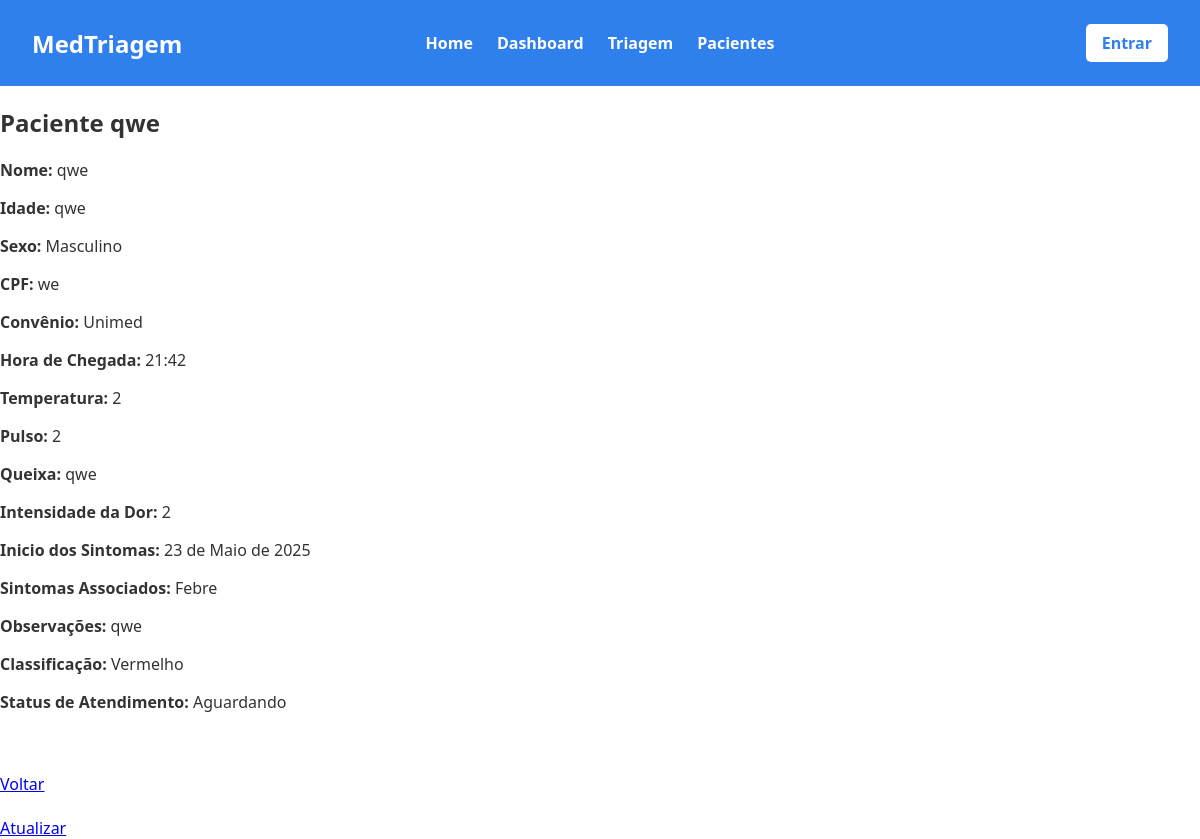
Screenshot of /master/detail/2 with the database file from the repository.
### triagem/models.py (models this page shows, shortened)
class Paciente(models.Model):
    Sexualidade = [
        ('Masculino', 'Masculino'),
        ('Feminino', 'Feminino'),
    ]
    Convenios = [
        ('SUS', 'SUS'),
        ('Unimed', 'Unimed'),
        ('Hapvida', 'Hapvida'),
        ('Amil', 'Amil'),
        ('Bradesco Saude', 'Bradesco Saude'),
    ]
    Status = [
        ('Aguardando', 'Aguardando'),
        ('Em atendimento', 'Em atendimento'),
        ('Concluido', 'Concluido'),
    ]
    Sintomas = [
        ('Febre', 'Febre'),
        ('Dor de Cabeça', 'Dor de Cabeça'),
        ('Falta de Ar', 'Falta de Ar'),
        ('Náusea/Vômito', 'Náusea/Vômito'),
        ('Tontura', 'Tontura'),
        ('Fraqueza', 'Fraqueza'),
    ]
    Risco = [
        ('Vermelho', 'Emergência'),
        ('Laranja', 'Muito Urgente'),
        ('Amarelo', 'Urgente'),
        ('Verde', 'Pouco Urgente'),
        ('Azul', 'Não Urgente'),
    ]
    nome = models.CharField(max_length=100)
    idade = models.CharField(max_length=3)
    sexo = models.CharField(choices=Sexualidade, max_length=50)
    cpf = models.CharField(max_length=11)
    convenio = models.CharField(choices=Convenios, max_length=50)
    hora_chegada = models.TimeField(blank=True, null=True)
    temperatura = models.CharField(max_length=2)
    pulso = models.CharField(max_length=2)
    queixa = models.CharField(max_length=1000)
    dor = models.IntegerField(validators=[MinValueValidator(0), MaxValueValidator(10)])
    inicio_sintomas = models.DateField(blank=True, null=True)
    sintomas_associados = models.CharField(choices=Sintomas, max_length=50)
    observacoes = models.CharField(blank=True, null=True, max_length=1000)
    classificacao = models.CharField(choices=Risco, max_length=50)
    status_atendimento = models.CharField(max_length=20, choices=Status, default='Esperando')

### triagem/views.py (the view)
# urls.py: path('detail/<int:pk>', detail_view, name='mostrar'),
def detail_view(request, pk):
    paciente = Paciente.objects.get(pk = pk)
    if paciente:
        return render(request, 'site/detalhes.html', {'paciente': paciente})

### triagem/templates/site/detalhes.html (shortened to what this page needs)
{% load static %}
<!DOCTYPE html>
<html lang="en">
<head>
    <link rel="stylesheet" href="{% static 'front/css/base.css' %}?v=2">
    <link rel="stylesheet" href="{% static 'front/css/detalhes.css' %}?v=2">
</head>
<body>
    <header>
        <h1><a href="{% url 'hosp:index' %}">MedTriagem</a></h1>
        <nav class="menu-links">
            <a href="{% url 'hosp:index' %}" ><p>Home</p></a>
            <a href="{% url 'hosp:listar' %}" ><p>Dashboard</p></a>
            <a href="{% url 'hosp:criar' %}" ><p>Triagem</p></a>
            <a href="{% url 'hosp:listar' %}" ><p>Pacientes</p></a>
        </nav>
         <div class="entrar">
            <a href="{% url 'hosp:listar' %}" class="btn-entrar">Entrar</a>
        </div>
    </header>
    <h2>Paciente {{ paciente.nome }}</h2>
    <div>
        <p><b>Nome:</b> {{ paciente.nome }}</p>
        <p><b>Idade:</b> {{ paciente.idade }}</p>
        <p><b>Sexo:</b> {{ paciente.sexo }}</p>
        <p><b>CPF:</b> {{ paciente.cpf }}</p>
        <p><b>Convênio:</b> {{ paciente.convenio }}</p>
        <p><b>Hora de Chegada:</b> {{ paciente.hora_chegada }}</p>
        <p><b>Temperatura:</b> {{ paciente.temperatura }}</p>
        <p><b>Pulso:</b> {{ paciente.pulso }}</p>
        <p><b>Queixa:</b> {{ paciente.queixa }}</p>
        <p><b>Intensidade da Dor:</b> {{ paciente.dor }}</p>
        <p><b>Inicio dos Sintomas:</b> {{ paciente.inicio_sintomas }}</p>
        <p><b>Sintomas Associados:</b> {{ paciente.sintomas_associados }}</p>
        <p><b>Observações:</b> {{ paciente.observacoes }}</p>
        <p><b>Classificação:</b> {{ paciente.classificacao }}</p>
        <p><b>Status de Atendimento:</b> {{ paciente.status_atendimento }}</p>
    </div>
    <br><br><a class="link" href="{% url 'hosp:listar' %}">Voltar</a>
    <br><br><a class="link" href="{% url 'hosp:atualizar' paciente.id %}">Atualizar</a>
</body>
</html>

### triagem/static/front/css/base.css (style rules this page uses)
body { margin: 0; font-family: 'Segoe UI', Tahoma, Geneva, Verdana, sans-serif; background-color: #ffffff; color: #333; }
header { background-color: #2f80ed; color: white; padding: 1rem 2rem; display: grid; grid-template-columns: 1fr 1fr 1fr; align-items: center; position:relative; }
header a { text-decoration: none; color: inherit; }
header h1 { margin: 0; font-size: 1.5rem; grid-column: 1; }
.menu-links { display:flex; justify-content: center; gap: 1.5em; grid-column: 2; }
.menu-links a { color: white; text-decoration: none; font-weight: bold; transition: opacity 0.2s; }
.entrar { grid-column: 3; display: flex; justify-content: flex-end; }
.btn-entrar { background-color: white; color: #2f80ed; padding: 0.5rem 1rem; border-radius: 5px; text-decoration: none; font-weight: bold; transition: background-color 0.2s, color 0.2s; }

### rows the page displays
Paciente: nome "qwe", idade "qwe", sexo "Masculino", cpf "we", convenio "Unimed", hora_chegada "21:42", temperatura "2", pulso "2", queixa "qwe", dor "2", inicio_sintomas "23 de Maio de 2025", sintomas_associados "Febre", observacoes "qwe", classificacao "Vermelho", status_atendimento "Aguardando"
